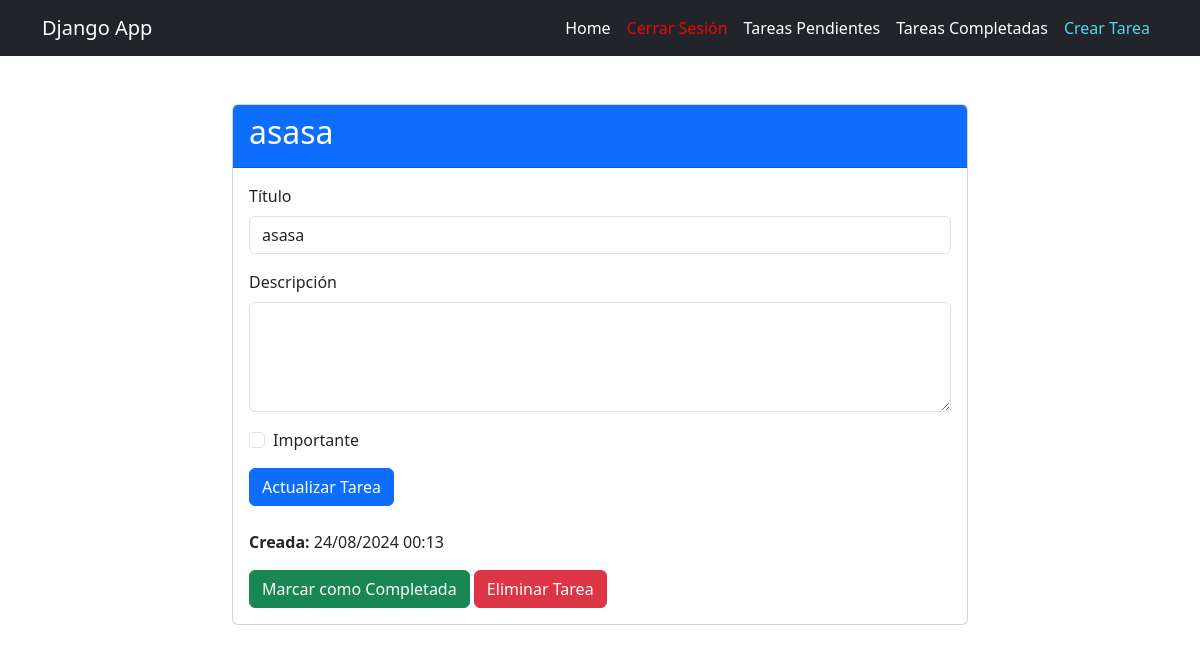
/tasks/6/ (signed in), run on an earlier commit of the app's database.
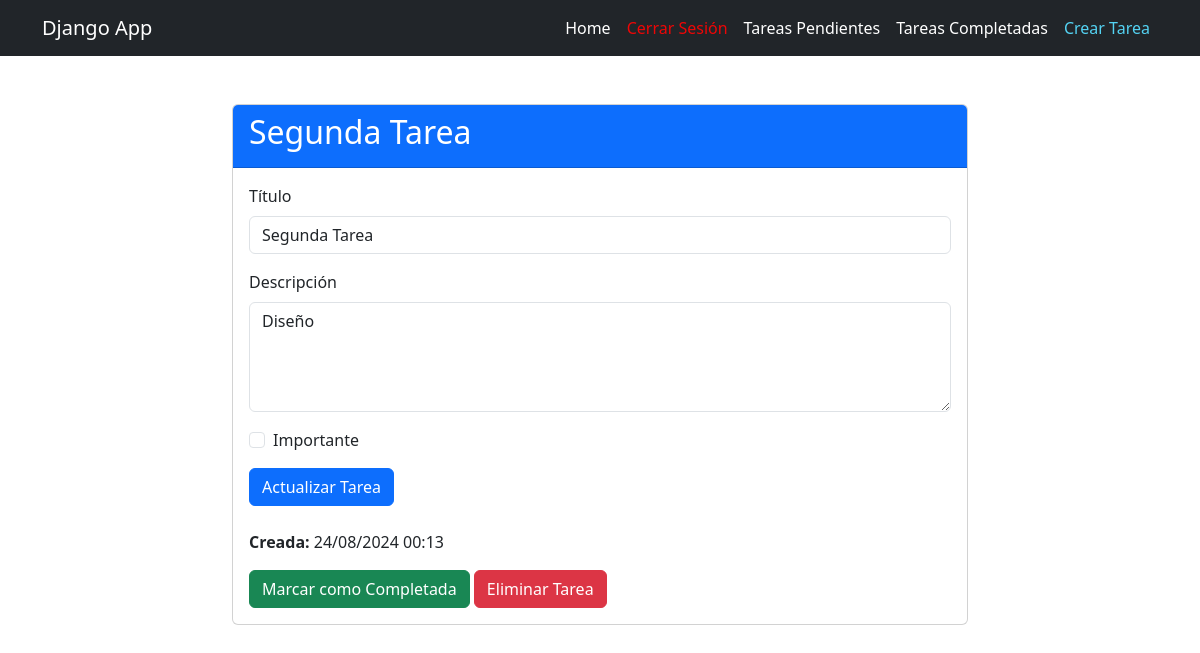
And on a later commit of the database.
### tasks/models.py (models this page shows, shortened)
class Task(models.Model):
    title = models.CharField(max_length=100)
    description = models.TextField(blank=True)
    created = models.DateTimeField(auto_now_add=True)
    datecompleted = models.DateTimeField(null=True, blank=True)
    important = models.BooleanField(default=False)
    user = models.ForeignKey(User, on_delete=models.CASCADE)

### tasks/views.py (the view, shortened to what this page needs)
# urls.py: path('tasks/<int:task_id>/', views.task_detail, name = 'task_detail'),
@login_required
def task_detail(request, task_id):
    if request.method == 'GET':
        task = get_object_or_404(Task, pk = task_id, user = request.user)
        form = TaskForm(instance = task)
        return render (request, 'task_detail.html',{
            'task': task,
            'form': form
        })

### tasks/forms.py
class TaskForm(ModelForm):
    class Meta:
        model = Task
        fields = ['title', 'description', 'important']

### tasks/templates/task_detail.html (shortened to what this page needs)
{% extends 'base.html' %}
{% block content %}
<div class="container mt-5">
    <div class="row justify-content-center">
        <div class="col-md-8">
            <div class="card">
                <div class="card-header bg-primary text-white">
                    <h2>{{ task.title }}</h2>
                </div>
                <div class="card-body">
                    <form method="POST">
                        <div class="mb-3">
                            <label for="title" class="form-label">Título</label>
                            <input type="text" id="title" name="title" value="{{ form.title.value }}" class="form-control">
                        </div>
                        <div class="mb-3">
                            <label for="description" class="form-label">Descripción</label>
                            <textarea id="description" name="description" rows="4" class="form-control">{{ form.description.value }}</textarea>
                        </div>
                        <div class="mb-3 form-check">
                            <input type="checkbox" id="important" name="important" {% if form.important.value %}checked{% endif %} class="form-check-input">
                            <label for="important" class="form-check-label">Importante</label>
                        </div>
                        <button type="submit" class="btn btn-primary">Actualizar Tarea</button>
                    </form>
                    <div class="mt-4">
                        <p><strong>Creada:</strong> {{ task.created|date:"d/m/Y H:i" }}</p>
                        {% if task.datecompleted %}
                            <p><strong>Completada:</strong> {{ task.datecompleted|date:"d/m/Y H:i" }}</p>
                        {% else %}
                            <form action="{% url 'complete_task' task.id %}" method="POST" class="d-inline">
                                <button type="submit" class="btn btn-success">Marcar como Completada</button>
                            </form>
                        {% endif %}
                        <form action="{% url 'delete_task' task.id %}" method="POST" class="d-inline">
                            <button type="submit" class="btn btn-danger">Eliminar Tarea</button>
                        </form>
                    </div>
                </div>
            </div>
        </div>
    </div>
</div>
{% endblock %}

What changed in the data, as far as the page shows it:
changed Task: title "asasa" → "Segunda Tarea"; description (not shown) → "Diseño"
